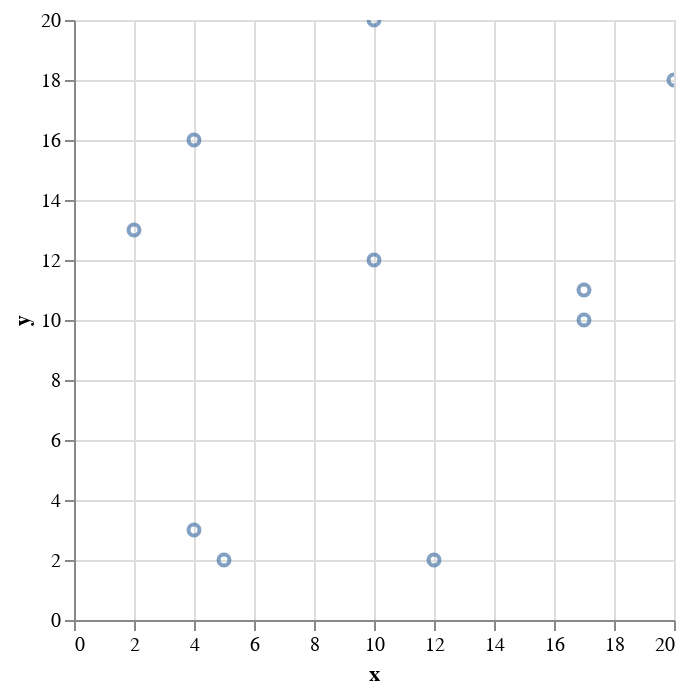

Notebook cell for this chart:
### Code cell
# create data 
df = pd.DataFrame({
    'x': [12,4,20,10,10,4,17,17,5,2],
    'y': [2,3,18,12,20,16,10,11,2,13]
})


# plot 
chart = alt.Chart(df).mark_point().encode(
    x='x',
    y='y',
    tooltip=['x','y']
).interactive()
chart2 = alt.Chart(df).mark_point().encode(
    x='x',
    y='y'
)
chart if checkbox.value else chart2

### Figure 1 — Vega-Lite specification as saved in the notebook (floating-point values rounded to 4 significant figures)
{"config": {"view": {"continuousWidth": 300, "continuousHeight": 300}}, "data": {"name": "data-97b53a6fa479d887bb0499c80105b8cf"}, "mark": {"type": "point"}, "encoding": {"tooltip": [{"field": "x", "type": "quantitative"}, {"field": "y", "type": "quantitative"}], "x": {"field": "x", "type": "quantitative"}, "y": {"field": "y", "type": "quantitative"}}, "params": [{"name": "param_1", "select": {"type": "interval", "encodings": ["x", "y"]}, "bind": "scales"}], "$schema": "https://vega.github.io/schema/vega-lite/v5.16.3.json", "datasets": {"data-97b53a6fa479d887bb0499c80105b8cf": [{"x": 12, "y": 2}, {"x": 4, "y": 3}, {"x": 20, "y": 18}, {"x": 10, "y": 12}, {"x": 10, "y": 20}, {"x": 4, "y": 16}, {"x": 17, "y": 10}, {"x": 17, "y": 11}, {"x": 5, "y": 2}, {"x": 2, "y": 13}]}}
